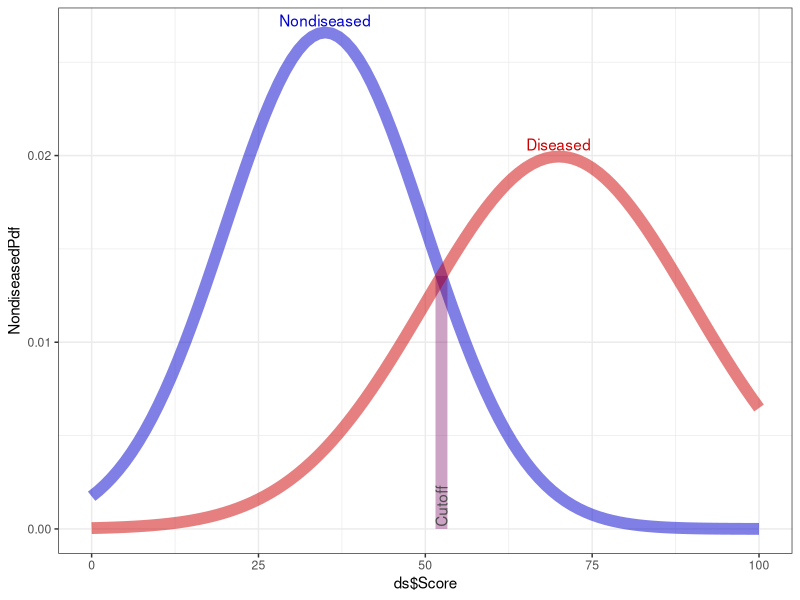

R code for this plot:
base::rm(list=base::ls(all=TRUE)) #Clear memory from previous runs.
require(ggplot2)


baseRate <- 0.3
muN <- 35 #'N' stands for 'Nondiseased'
sigmaN <- 15
muD <- 70 #'D' stands for 'Diseased'
sigmaD <- 20
measurementRange <- c(0, 100)
colorNondiseased <- "blue3"
colorDiseased <- "red3"

CalculateNondiseasePdf <- function( score, mu, sigma, baseRate=NA ) {
  baseRate <- ifelse(is.na(baseRate), 0, baseRate) #Notice missing values are set to 0, not 1 like with diseased.
  return( dnorm(x=score, mean=mu, sd=sigma) * (1-baseRate))
}
CalculateDiseasePdf <- function( score, mu, sigma, baseRate=NA ) {
  baseRate <- ifelse(is.na(baseRate), 1, baseRate) #Notice missing values are set to 1, not 0 like with nondiseased.
  return( dnorm(x=score, mean=mu, sd=sigma) * baseRate)
}
CalculateNondiseaseCdf <- function( score, baseRate, mu, sigma ) {
  baseRate <- ifelse(is.na(baseRate), 0, baseRate) #Notice missing values are set to 0, not 1 like with diseased.
  return( pnorm(q=score, mean=mu, sd=sigma) * (1-baseRate) )
}
CalculateDiseaseCdf <- function( score, baseRate, mu, sigma ) {
  baseRate <- ifelse(is.na(baseRate), 1, baseRate) #Notice missing values are set to 1, not 0 like with nondiseased.
  return( pnorm(q=score, mean=mu, sd=sigma) * (baseRate) )
}

ds <- data.frame(Score=seq(from=measurementRange[1], to=measurementRange[2], by=1))
ds$NondiseasedPdf <- CalculateNondiseasePdf(score=ds$Score,  muN, sigmaN, baseRate=NA)
ds$DiseasedPdf <- CalculateDiseasePdf(score=ds$Score, muD, sigmaD, baseRate=NA)
ds$NondiseasedCdfL <- CalculateNondiseaseCdf(score=ds$Score,  muN, sigmaN, baseRate=NA) #Specificity; the 'L' stands for "left" of the point.
ds$DiseasedCdfL <- CalculateDiseaseCdf(score=ds$Score, muD, sigmaD, baseRate=NA)
ds$NondiseasedCdfR <- 1- ds$NondiseasedCdf #max(ds$NondiseasedCdf) - ds$NondiseasedCdf
ds$DiseasedCdfR <- 1 - ds$DiseasedCdf #max(ds$DiseasedCdf) - ds$DiseasedCdf #Sensitivity; the 'R' stands for "right" of the point.
ds$LRInstant <- ds$DiseasedPdf / ds$NondiseasedPdf
ds$LRPlus <- (ds$DiseasedCdfR)  / (ds$NondiseasedCdfR)
ds$LRMinus <- (ds$DiseasedCdfL)  / (ds$NondiseasedCdfL)
ds$LRRatio <- ds$LRPlus / ds$LRMinus

FxToMinimize <- function( x ) {
  difference <- (CalculateNondiseasePdf(score=x,  muN, sigmaN, baseRate=NA) - CalculateDiseasePdf(score=x, muD, sigmaD, baseRate=NA))
  return( difference )
}
searchRange <- range(c(muD + c(1,-1)*sigmaD, muN + c(1,-1)*sigmaD))

FxToMinimize(540)
u <- NULL
try(
u <- uniroot(f=FxToMinimize, interval=c(67,69)),
silent = TRUE
)
ifelse(!is.null(u), u$root, NA_real_)

# intersectX <- optimize(f=FxToMinimize, interval=c(30, 80) )$minimum
intersectX <- uniroot(f=FxToMinimize, interval=searchRange)$root
intersectY <- CalculateNondiseasePdf(score=intersectX,  muN, sigmaN, baseRate=NA)
peakN <- CalculateNondiseasePdf(score=muN,  muN, sigmaN, baseRate=NA)
peakD <- CalculateDiseasePdf(score=muD,  muD, sigmaD, baseRate=NA)

ggplot(ds, aes(x=ds$Score)) +
  geom_line(aes(y=NondiseasedPdf), color=colorNondiseased, size=4, alpha=.5) +
  geom_line(aes(y=DiseasedPdf), color=colorDiseased, size=4, alpha=.5) +
  annotate(geom="segment", x=intersectX, y=intersectY, xend=intersectX, yend=0, size=4, alpha=.2, lineend="butt", color=colorNondiseased) +
  annotate(geom="segment", x=intersectX, y=intersectY, xend=intersectX, yend=0, size=4, alpha=.2, lineend="butt", color=colorDiseased) +
  annotate(geom="text", label="Nondiseased", x=muN, y=peakN, vjust=-.5, color=colorNondiseased) +
  annotate(geom="text", label="Diseased", x=muD, y=peakD, vjust=-.5, color=colorDiseased) +
  annotate(geom="text", label="Cutoff", x=intersectX, y=0, hjust=-.05, color="gray30", angle=90) +
  theme_bw()


approx(x = 0:1, y=c(60, 80), xout=seq(0, 1, by = .01))
